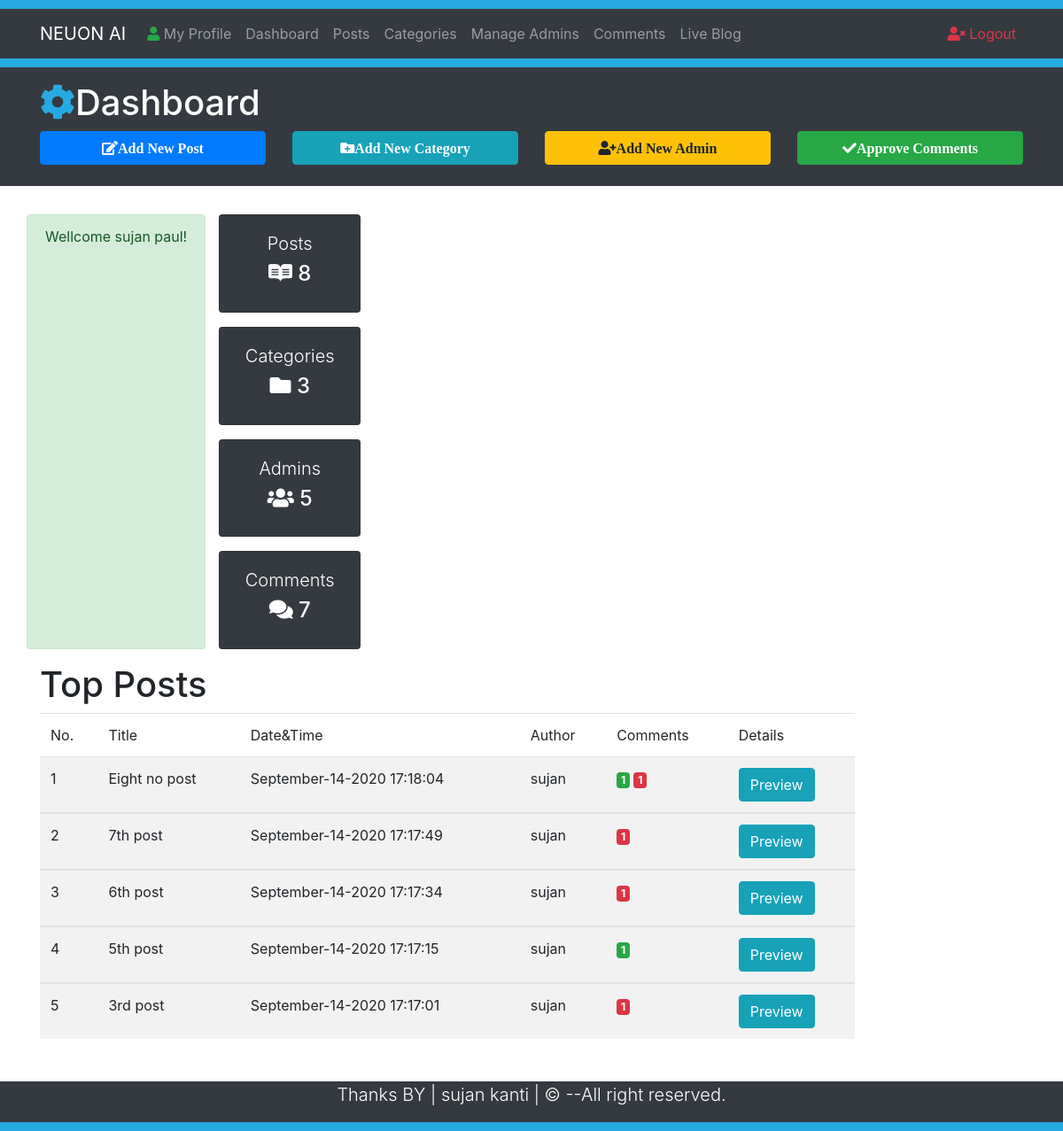
/Dashboard.php (signed in), run on the app's committed database.
### tables this page shows
CREATE TABLE `posts` (
  `id` int(10) NOT NULL,
  `datetime` varchar(50) NOT NULL,
  `title` varchar(300) NOT NULL,
  `category` varchar(50) NOT NULL,
  `author` varchar(50) NOT NULL,
  `image` varchar(50) NOT NULL,
  `post` varchar(1000) NOT NULL
);

### Dashboard.php (the view, shortened to what this page needs)
 <?php require_once("includes/DB.php");?>
 <?php require_once("includes/Functions.php");?>
 <?php require_once("includes/Sessions.php")?>
<!DOCTYPE html>
<html lang="en">
<head>
	<link rel="stylesheet" href="https://cdnjs.cloudflare.com/ajax/libs/font-awesome/5.14.0/css/all.min.css" />
	<link rel="stylesheet" href="https://stackpath.bootstrapcdn.com/bootstrap/4.2.1/css/bootstrap.min.css">
	<link rel="stylesheet" href="CSS/style.css">
</head>
<body>
<div style="height: 10px; background:#27aae1;"></div>
<div class="navbar navbar-expand-lg navbar-dark bg-dark">
	<div class="container" >
		<a href="#" class="navbar-brand">NEUON AI</a>
		<div class="collapse navbar-collapse" id="navbarCollapseCMS">
		<ul class="navbar-nav mr-auto">
			<li class="nav-item">
				<a href="MyProfile.php" class="nav-link"><i class="fas fa-user text-success"></i> My Profile</a>
			</li>
			<li class="nav-item">
				<a href="Dashboard.php" class="nav-link">Dashboard</a>
			</li>
			<li class="nav-item">
				<a href="Posts.php" class="nav-link">Posts</a>
			</li>
			<li class="nav-item">
				<a href="Categories.php" class="nav-link">Categories</a>
			</li>
			<li class="nav-item">
				<a href="Admins.php" class="nav-link">Manage Admins</a>
			</li>
			<li class="nav-item">
				<a href="Comments.php" class="nav-link">Comments</a>
			</li>
			<li class="nav-item">
				<a href="Blog.php?page=1" class="nav-link">Live Blog</a>
			</li>
		</ul>
		<ul class="navbar-nav ml-auto">
			<li class="nav-item"><a href="Logout.php" class="nav-link text-danger"><i class="fas fa-user-times"></i> Logout</a></li>
		</ul>
		</div>
	</div>
</div>
<div style="height: 10px; background:#27aae1;"></div>
<header class="bg-dark text-white py-3">
	<div class="container">
		<div class="row">
			<div class="col-md-12">
			<h1><i class="fas fa-cog" style="color: #27aae1"></i>Dashboard</h1>
				</div>
				<div class="col-lg-3 mb-2">
					<a href="AddNewPost.php" class="btn btn-primary btn-block">
						<i class="fas fa-edit">Add New Post</i>
					</a>
				</div>
				<div class="col-lg-3 mb-2">
					<a href="Categories.php" class="btn btn-info btn-block">
						<i class="fas fa-folder-plus">Add New Category</i>
					</a>
				</div>
				<div class="col-lg-3 mb-2">
					<a href="Admins.php" class="btn btn-warning btn-block">
						<i class="fas fa-user-plus">Add New Admin</i>
					</a>
				</div>
				<div class="col-lg-3 mb-2">
					<a href="Comments.php" class="btn btn-success btn-block">
						<i class="fas fa-check">Approve Comments</i>
					</a>
				</div>
			</div>
		</div>
</header>
<br>
<section class="container py-2 mb-4">
	<div class="row">
		<?php
					echo SuccessMessage();
				?>
		<div class="col-lg-2 d-none d-md-block">
			<div class="card text-center bg-dark text-white mb-3">
				<div class="card-body">
					<h1 class="lead">Posts</h1>
					<h4 class="display-5">
						<i class="fab fa-readme"></i>
					</h4>
				</div>
			</div>
			<div class="card text-center bg-dark text-white mb-3">
				<div class="card-body">
					<h1 class="lead">Categories</h1>
					<h4 class="display-5">
						<i class="fas fa-folder"></i>
					</h4>
				</div>
			</div>
			<div class="card text-center bg-dark text-white mb-3">
				<div class="card-body">
					<h1 class="lead">Admins</h1>
					<h4 class="display-5">
						<i class="fas fa-users"></i>
					</h4>
				</div>
			</div>
			<div class="card text-center bg-dark text-white mb-3">
				<div class="card-body">
					<h1 class="lead">Comments</h1>
					<h4 class="display-5">
						<i class="fas fa-comments"></i>
					</h4>
				</div>
			</div>
		</div>
	<div class="col-lg-10">
		<h1>Top Posts</h1>
		<table class="table table-striped table-hover">
			<thead class="thead-dark">
				<tr>
					<td>No.</td>
					<td>Title</td>
					<td>Date&Time</td>
					<td>Author</td>
					<td>Comments</td>
					<td>Details</td>
				</tr>
			</thead>
			<?php
			$SrNo = 0;
			global $ConnectingDB;
			$sql = "SELECT * FROM posts ORDER BY id desc LIMIT 0,5";
			$stmt =$ConnectingDB->query($sql);
			while ($DataRows=$stmt->fetch()){
				$PostId = $DataRows["id"];
				$DateTime = $DataRows["datetime"];
				$Author = $DataRows["author"];
				$Title = $DataRows["title"];
				$SrNo++;
			 ?>
			 <tbody>
			 	<tr>
			 		<td><?php echo $SrNo;?></td>
			 		<td><?php echo $Title;?></td>
			 		<td><?php echo $DateTime;?></td>
			 		<td><?php echo $Author;?></td>
			 		<td>
			 				<?php
			 				$Total= ApproveCommentsAccordingToPost($PostId);
			 				if ($Total>0) {
			 					?>
			 					<span class="badge badge-success">
			 						<?php
			 					echo $Total; ?>
			 				</span>
			 				<?php } ?>
			 			<?php
			 				$Total= DisApproveCommentsAccordingToPost($PostId);
			 				if ($Total>0) {
			 					?>
			 					<span class="badge badge-danger">
			 						<?php
			 					echo $Total; ?>
			 				</span>
			 				<?php } ?>
			 	   </td>
			 	   <td><a target="_blank" href="FullPost.php?id=<?php echo $PostId;?>"><span class="btn btn-info">Preview</span></a>
			 	   </td>
			 	</tr>
			 </tbody>
			<?php } ?>
		</table>
	</div>
	</div>
</section>
<footer class="bg-dark text-white">
	<div class="container">
		<div class="row">
		  		<div class="col">
				<p class="lead text-center">Thanks BY | sujan kanti | <span id="year"></span>&copy; --All right reserved.</p>
			</div>
		</div>
	</div>
</footer>
<div style="height: 10px; background:#27aae1;"></div>
</body>
</html>

### data on the page
posts: title "Eight no post", datetime "September-14-2020 17:18:04", author "sujan", Total "1"
posts: title "7th post", datetime "September-14-2020 17:17:49", author "sujan", Total "1"
posts: title "6th post", datetime "September-14-2020 17:17:34", author "sujan", Total "1"
posts: title "5th post", datetime "September-14-2020 17:17:15", author "sujan", Total "1"
posts: title "3rd post", datetime "September-14-2020 17:17:01", author "sujan", Total "1"

### other printed values
SuccessMessage() "Wellcome sujan paul!"
$TotalPosts "8"
$TotalCategories "3"
$TotalAdmins "5"
$TotalComments "7"
